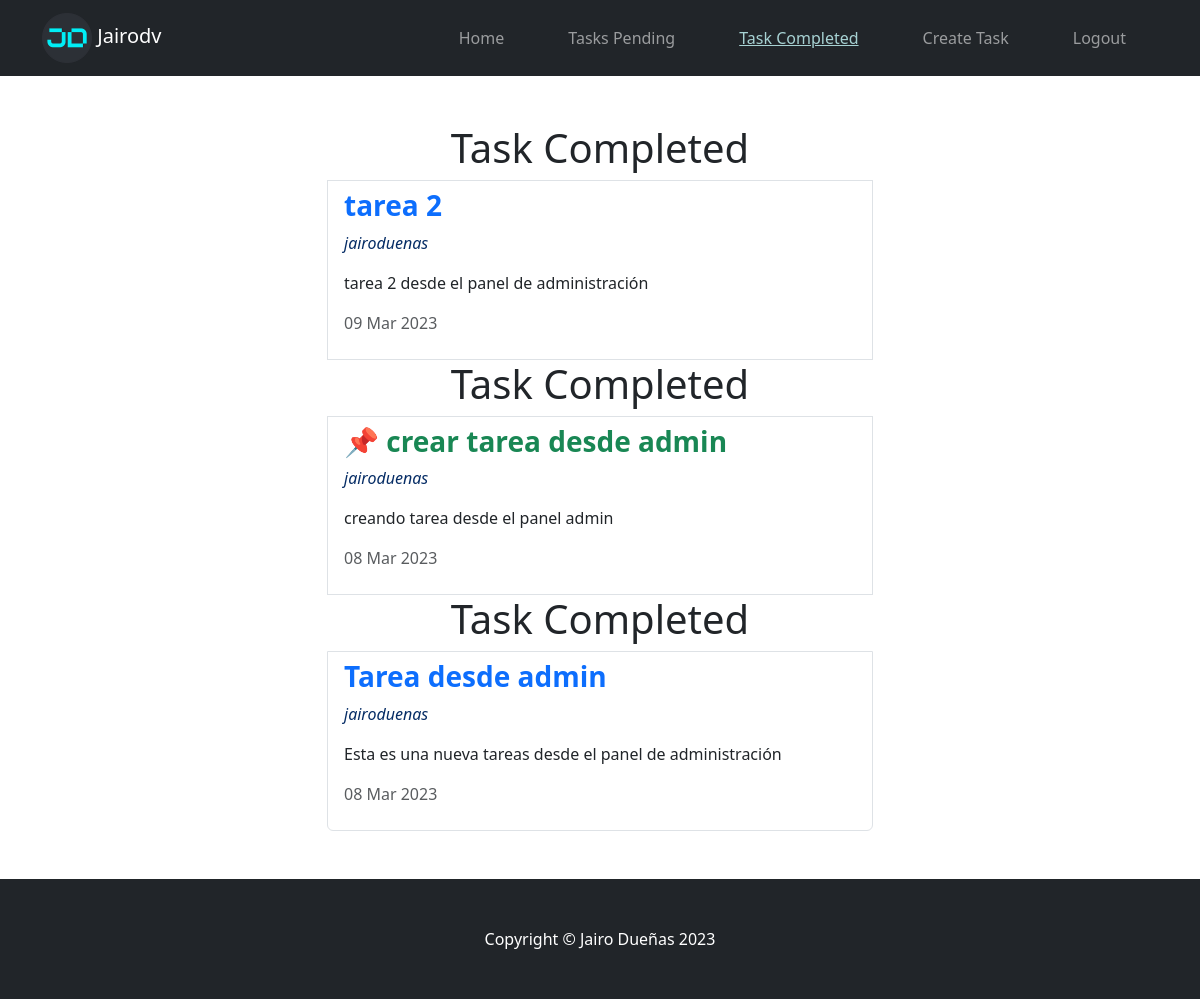
The page /tasks_completed/ (signed in) on the database as committed earlier.
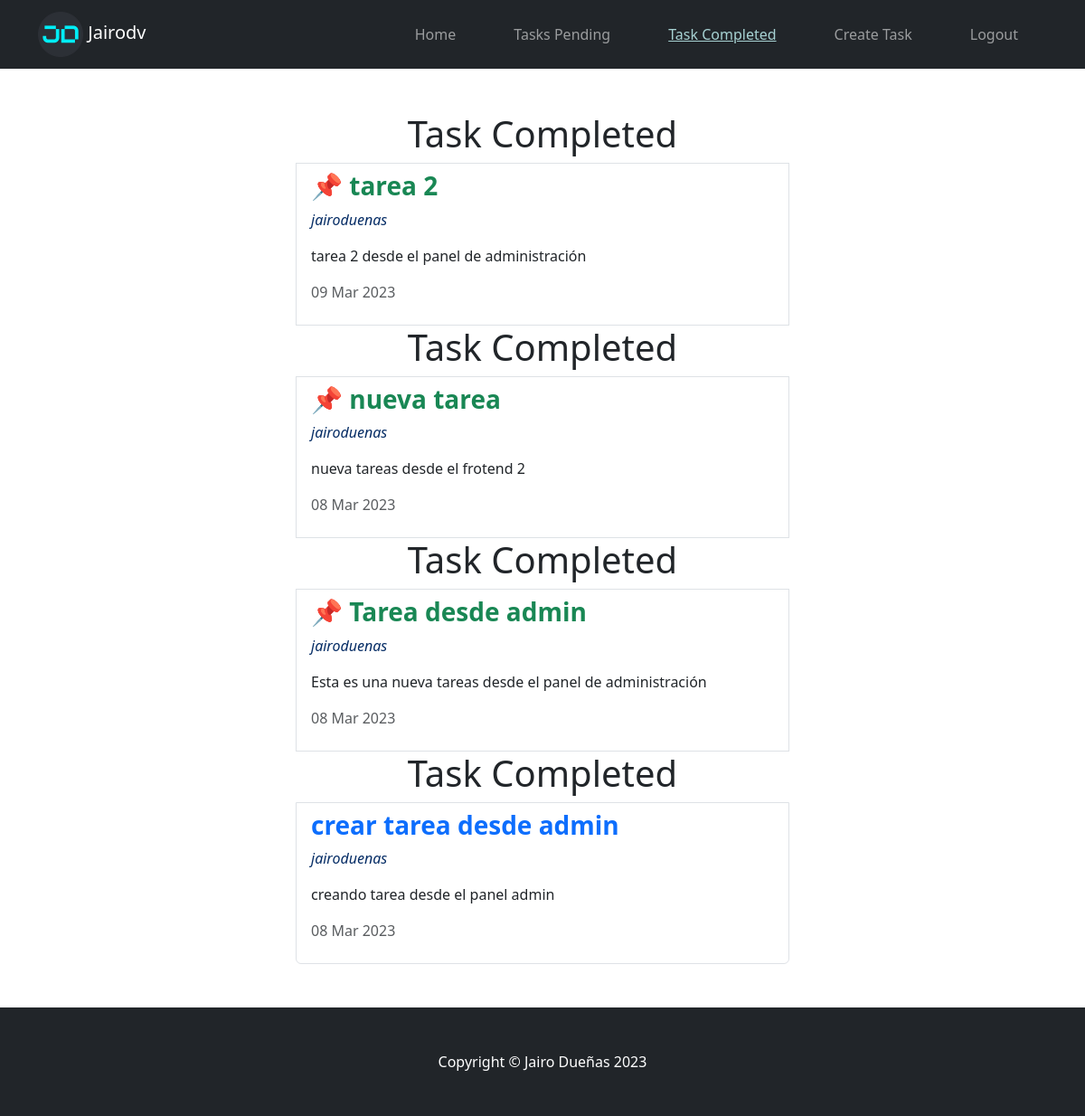
The same page on the database as committed later.
### tasks/models.py (models this page shows, shortened)
class Task(models.Model):
  title = models.CharField(max_length=200)
  description = models.TextField(blank=True)
  created = models.DateTimeField(auto_now_add=True)
  datecompleted = models.DateTimeField(null=True, blank=True)
  important = models.BooleanField(default=False)
  user = models.ForeignKey(User, on_delete=models.CASCADE)
  class Meta:
    verbose_name='task'
    verbose_name_plural='tasks'

### tasks/views.py (the view)
# urls.py: path('tasks_completed/', views.tasks_completed, name='tasks_completed'),
@login_required
def tasks_completed(request):
  tasks = Task.objects.filter(user=request.user, datecompleted__isnull=False).order_by('-datecompleted')
  return render(request, 'tasks/tasks.html', {'tasks':tasks})

### tasks/templates/tasks/tasks.html (shortened to what this page needs)
{% extends 'base.html' %}
{% load static %}
{% block content %}
<main class="container">
  <div class="row">
    <div class="col-md-6 offset-md-3 py-5">
      {% for task in tasks %}
      <ul class="list-group">
        {% if task.datecompleted %}
        <h3 class="text-center display-6">Task Completed</h3>
        {% else %}
        <h3 class="text-center display-6">Task Pending</h3>
        {% endif %}
        <li class="list-group-item">
          <header class="d-flex justify-content-between">
            <a class="text-decoration-none" href="{% url 'task_detail' task.id %}">
              {% if task.important %}
              <h3 class="fw-bold text-success">📌 {{task.title}}</h3>
              {% else %}
              <h3 class="fw-bold">{{task.title}}</h3>
              {% endif %}
              <p class=" text-primary-emphasis fst-italic">{{task.user.username}}</p>
              <p class="text-body">{{task.description}}</p>
              <p class="text-body-secondary">{{task.datecompleted|date:"d M Y"}} </p>
            </a>
          </header>
        </li>
        {% endfor %}
      </ul>
    </div>
  </div>
</main>
{% endblock content %}

### tasks/templates/base.html (shortened to what this page needs)
<!DOCTYPE html>
<html lang="en">
<head>
  {% load static %}
  {% block head %}
  <link rel="stylesheet" href="https://cdn.jsdelivr.net/npm/bootstrap@5.3.0-alpha1/dist/css/bootstrap.min.css">
  <link href="{% static 'css/navbar.css' %}" rel="stylesheet">
  {% endblock head %}
</head>
<body>
  {% include 'layouts/navbar.html' %}
  {% block content %}
  {% endblock content %}
  {% include 'layouts/footer.html' %}
</body>
</html>

### tasks/templates/layouts/navbar.html (shortened to what this page needs)
{% load static %}
{% block navbar %}
<nav class="navbar navbar-expand-lg navbar-dark bg-dark" id="mainNav">
  <div class="container">
    <a class="navbar-brand" href="{% url 'home' %}">
      <img src="{% static 'img/logo.png' %}" alt="Logo" width="50" height="50" class="d-inline-block align-text-center">
      Jairodv
    </a>
    <div class="collapse navbar-collapse" id="navbarResponsive">
      <ul class="navbar-nav ms-auto mb-2 mb-lg-0">
        <li class="nav-item {% if request.path == '/' %}active{% endif %} px-lg-4"><a class="nav-link"
            href="{% url 'home' %}">Home</a>
        </li>
        {% if user.is_authenticated %}
        <li class="nav-item {% if request.path == '/tasks/' %}active{% endif %} px-lg-4"><a class="nav-link"
            href="{% url 'tasks' %}">Tasks Pending</a>
        </li>
        <li class="nav-item {% if request.path == '/tasks_completed/' %}active{% endif %} px-lg-4">
          <a class="nav-link" href="{% url 'tasks_completed' %}">Task Completed</a>
        </li>
        <li class="nav-item {% if request.path == '/tasks_create/' %}active{% endif %} px-lg-4">
          <a class="nav-link" href="{% url 'task_create' %}">Create Task</a>
        </li>
        <li class="nav-item {% if request.path == '/logout/' %}active{% endif %} px-lg-4"><a class="nav-link"
            href="{% url 'logout' %}">Logout</a>
        </li>
        {% endif %}
      </ul>
    </div>
  </div>
</nav>
{% endblock navbar %}

### tasks/templates/layouts/footer.html
{% load static %}
{% block footer %}
<footer class="py-5 bg-dark">
  <div class="container px-5">
    <p class="m-0 text-center text-white">Copyright &copy; Jairo Dueñas 2023</p>
  </div>
</footer>
{% endblock footer %}

### tasks/static/css/navbar.css (style rules this page uses)
.nav-item.active .nav-link { color: #a7d2d3; text-decoration: underline; }

Rows that differ between the two databases and show on the page:
changed Task "tarea 2": important False → True (drawn)
added Task: shows "Task Completed", title "nueva tarea", user.username "jairoduenas", description "nueva tareas desde el frotend 2", datecompleted "08 Mar 2023"
changed Task "Tarea desde admin": important False → True (drawn); moves up the list
changed Task "crear tarea desde admin": important True → False (drawn)
